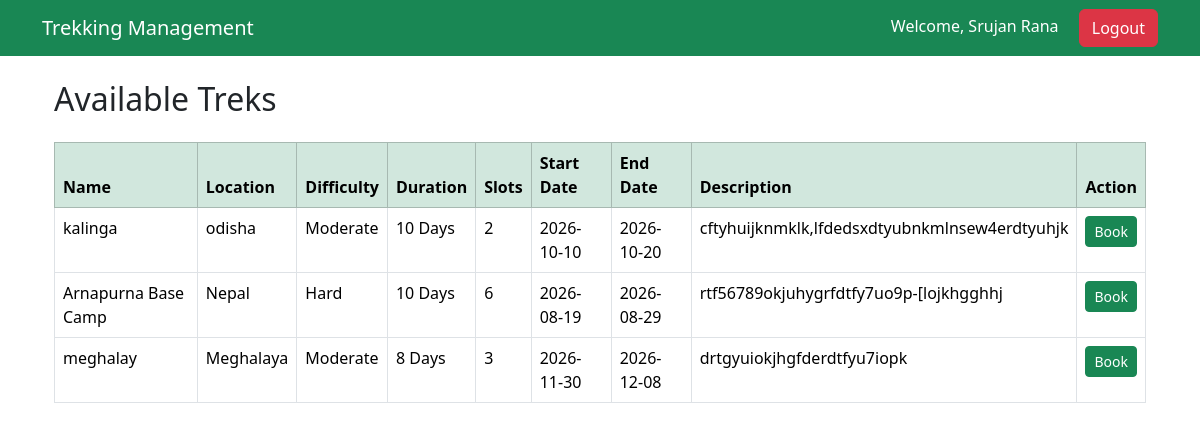
Screenshot of /user/treks (signed in) with the database file from the repository.
### models.py (models this page shows)
class User(UserMixin, db.Model):
    __tablename__ = "users"
    id = db.Column(db.Integer, primary_key=True)
    name = db.Column(db.String(100), nullable=False)
    email = db.Column(db.String(120), unique=True, nullable=False)
    password = db.Column(db.String(200), nullable=False)
    role = db.Column(db.String(20), nullable=False)
    status = db.Column(db.String(20), default="pending")
    contact = db.Column(db.String(20))

class Trek(db.Model):
    __tablename__ = "treks"
    id = db.Column(db.Integer, primary_key=True)
    name = db.Column(db.String(100), nullable=False)
    location = db.Column(db.String(100))
    difficulty = db.Column(db.String(30))
    duration = db.Column(db.Integer)
    available_slots = db.Column(db.Integer)
    status = db.Column(db.String(20), default="Open")
    start_date = db.Column(db.Date)
    end_date = db.Column(db.Date)
    description = db.Column(db.Text)
    staff_id = db.Column(
        db.Integer,
        db.ForeignKey("users.id")
    )

### routes/user.py (the view)
@user.route("/treks")
@login_required
def available_treks():
    if current_user.role != "user":
        return "Access Denied"
    treks = Trek.query.filter_by(
        status="Open"
    ).all()
    return render_template(
        "user/available_treks.html",
        treks=treks
    )

### app.py (called while the page is built)
@login_manager.user_loader
def load_user(user_id):
    return User.query.get(int(user_id))

### templates/user/available_treks.html
{% extends "base.html" %}
{% block content %}
<div class="container mt-4">
    <h2 class="mb-4">
        Available Treks
    </h2>
    <table class="table table-bordered table-hover">
        <thead class="table-success">
            <tr>
                <th>Name</th>
                <th>Location</th>
                <th>Difficulty</th>
                <th>Duration</th>
                <th>Slots</th>
                <th>Start Date</th>
                <th>End Date</th>
                <th>Description</th>
                <th>Action</th>
            </tr>
        </thead>
        <tbody>
            {% if treks %}
                {% for trek in treks %}
                <tr>
                    <td>{{ trek.name }}</td>
                    <td>{{ trek.location }}</td>
                    <td>{{ trek.difficulty }}</td>
                    <td>{{ trek.duration }} Days</td>
                    <td>{{ trek.available_slots }}</td>
                    <td>{{ trek.start_date }}</td>
                    <td>{{ trek.end_date }}</td>
                    <td>{{ trek.description }}</td>
                    <td>
                        <a href="{{ url_for('user.book_trek', trek_id=trek.id) }}"
                           class="btn btn-success btn-sm">
                            Book
                        </a>
                    </td>
                </tr>
                {% endfor %}
            {% else %}
                <tr>
                    <td colspan="8" class="text-center">
                        No treks available.
                    </td>
                </tr>
            {% endif %}
        </tbody>
    </table>
</div>
{% endblock %}

### templates/base.html (shortened to what this page needs)
<!DOCTYPE html>
<html>
<head>
    <link href="https://cdn.jsdelivr.net/npm/bootstrap@5.3.3/dist/css/bootstrap.min.css"
          rel="stylesheet">
</head>
<body>
<nav class="navbar navbar-expand-lg navbar-dark bg-success">
    <div class="container">
        <a class="navbar-brand" href="{{ url_for('home') }}">
            Trekking Management
        </a>
        <div class="ms-auto">
            {% if current_user.is_authenticated %}
                <span class="text-white me-3">
                    Welcome, {{ current_user.name }}
                </span>
                <a href="{{ url_for('auth.logout') }}" class="btn btn-danger">
                    Logout
                </a>
            {% endif %}
        </div>
    </div>
</nav>
<div class="container mt-4">
{% block content %}
{% endblock %}
</div>
</body>
</html>

### rows the page displays
User: name "Srujan Rana"
Trek: name "kalinga", location "odisha", difficulty "Moderate", duration "10", available_slots "2", start_date "2026-10-10", end_date "2026-10-20", description "cftyhuijknmklk,lfdedsxdtyubnkmlnsew4erdtyuhjk"
Trek: name "Arnapurna Base Camp", location "Nepal", difficulty "Hard", duration "10", available_slots "6", start_date "2026-08-19", end_date "2026-08-29", description "rtf56789okjuhygrfdtfy7uo9p-[lojkhgghhj"
Trek: name "meghalay", location "Meghalaya", difficulty "Moderate", duration "8", available_slots "3", start_date "2026-11-30", end_date "2026-12-08", description "drtgyuiokjhgfderdtfyu7iopk"
